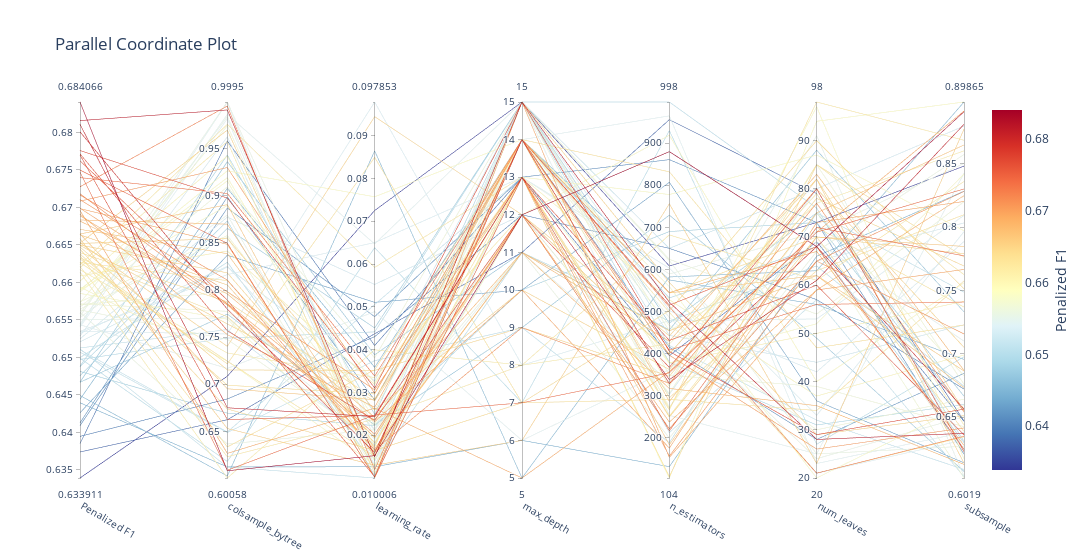

The notebook cell saved with this chart:
### Markdown cell above
## 3.3 Quick Demo for Alternative Metrics

The metrics the `tune` method can optimize include
- Classification tasks:
    - auc (default)
    - f1
    - accuracy
- Regression tasks:
    - rmse (default)
    - nrmse
    - mape

### Code cell
best_lgb_f1 = ML_PIPELINE.tune(X_train_full, y_train_full, 
                          algorithm=lgb.LGBMClassifier, 
                          tune_metric='f1',
                          preprocessor=PreProcessor(
                              target_encode_cols=encoding_recommendations["target_encode_cols"],
                          ),
                          param_ranges=lgb_param_ranges,  
                          beta=1,
                          max_evals=100,
                          patience=10,  
                          n_startup_trials=10,
                          verbose=-1,
                          cv=3,
                          cv_variance_penalty=0.3,
                          log_best_model=False)
